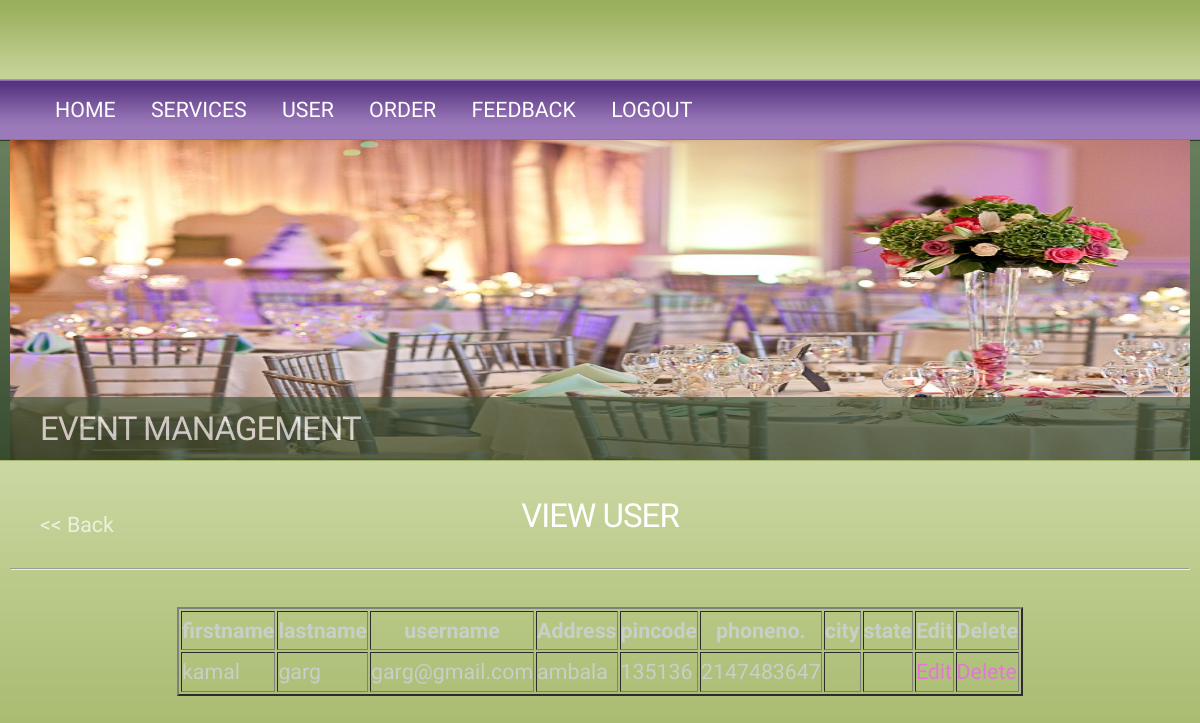
/viewuser2.php (signed in), run on the app's committed database.
### tables this page shows
CREATE TABLE IF NOT EXISTS `reg` (
  `regid` int(30) NOT NULL AUTO_INCREMENT,
  `fname` varchar(30) NOT NULL,
  `lname` varchar(30) NOT NULL,
  `uname` varchar(30) NOT NULL,
  `pwd` varchar(30) NOT NULL,
  `gender` varchar(30) NOT NULL,
  `address` varchar(56) NOT NULL,
  `pcode` varchar(30) NOT NULL,
  `pno` varchar(60) NOT NULL,
  PRIMARY KEY (`regid`)
);

### viewuser2.php (the view, shortened to what this page needs)
<!DOCTYPE html PUBLIC "-//W3C//DTD XHTML 1.0 Strict//EN" "http://www.w3.org/TR/xhtml1/DTD/xhtml1-strict.dtd">
<head>
<html xmlns="http://www.w3.org/1999/xhtml">
		<link rel="stylesheet" type="text/css" href="style.css" />
<body>
	<div id="outer">
		<div id="header">
			<div id="nav">
			<ul>
			<li><a href="home.php">Home</a></li>
			<li><a href="adminservices.php">Services</a></li>
			<li><a href="viewuser.php">User</a></li>
			<li><a href="vieworders.php">Order</a></li>
			<li><a href="fedback.php">Feedback</a></li>
			<li><a href="home.php">Logout</a></li>
			</ul>
		    </div>
		</div>
		<div id="banner">
			<img src="images/016_DJ_indian-wedding-room-900x600.jpg" width="1180" height="320" alt="" />
				<div id="logo">
					<h2><a href="#">Event management </a></h2>
<?php
echo "<a href='welcomeadmin.php' class='back'>"."<<"." "."Back"."</a>";
   ?>
				</div>
		</div>
<div>&nbsp;
     <center>   <h2>View User</h2><hr/></center>
<br/>            	<?php
$con = mysqli_connect("localhost","root","","project1");
$k=$_SESSION['username'];
$query="select * from  reg where uname='$k'";
$rid=mysqli_query($con,$query) or die(mysqli_error());
echo "<center><table border='2' class='tab2'>";
echo "<tr><th>firstname</th><th>lastname</th><th>username</th><th>Address</th><th>pincode</th><th>phoneno.</th><th>city</th><th>state</th><th>Edit</th><th>Delete</th></tr>";
while($res=mysqli_fetch_array($rid))
{
echo "<tr><td>".$res['fname']."</td><td>".$res['lname']."</td><td>".$res['uname']."</td><td>".$res['address']."</td><td>".$res['pcode']."</td><td>".$res['pno']."</td><td>".$res['city']."</td><td>".$res['state']."</td><td><a href='edit.php?id=".$res['regid']."'>Edit"."</a></td>"."<td><a href='delete.php?id=".$res['regid']."'>Delete"."</a></td></tr>";
}
?>
</div>
		</div>
	</body>
</html>

### style.css (style rules this page uses)
* { margin: 0; padding: 0; }
a { text-decoration: underline; color: #E477D4; }
body { font-size: 16pt; line-height: 1.75em; background: #98ae5b url(images/bg.jpg) repeat-x top left; color: #C7CFC8; }
body,input { font-family: Jura, sans-serif; }
h1,h2,h3,h4 { text-transform: uppercase; font-weight: normal; letter-spacing: -1px; }
h2 { font-size: 1.55em; }
h2,h3,h4 { margin-bottom: 1em; color: #FFF; }
ul { margin: 0 0 1.5em 0; list-style: none; padding: 0; }
ul li { margin: 0; padding: 6px 0; }
#banner { position: relative; padding: 0; height: 320px; width: 1180px; margin: 0 0 0 0; background: #FFF; }
#header { position: relative; padding: 0px; height: 60px; width: 1120px; }
#logo { position: absolute; bottom: 0; left: 0px; height: 63px; width: 100%; line-height: 63px; background: url(images/logo.jpg) repeat-x bottom right; opacity: 0.7; }
#logo a { text-decoration: none; color: #fff; padding: 0 30px; }
#nav { top: 0; left: 0; height: 80px; line-height: 60px; padding: 0 30px 0 30px; width: 1120px; margin: 0; }
#nav a { text-decoration: none; text-transform: uppercase; letter-spacing: 2; color: #FFF; }
#nav ul { list-style: none; }
#nav ul li { display: inline; padding: 0 15px 0 15px; }
#outer { position: relative; width: 1180px; margin: 80px auto 0 auto; }

### viewuser2.php (style rules this page uses)
a { text-decoration:none; }

### data on the page
reg: fname "kamal", lname "garg", uname "garg@gmail.com", address "ambala", pcode "135136", pno "2147483647"
